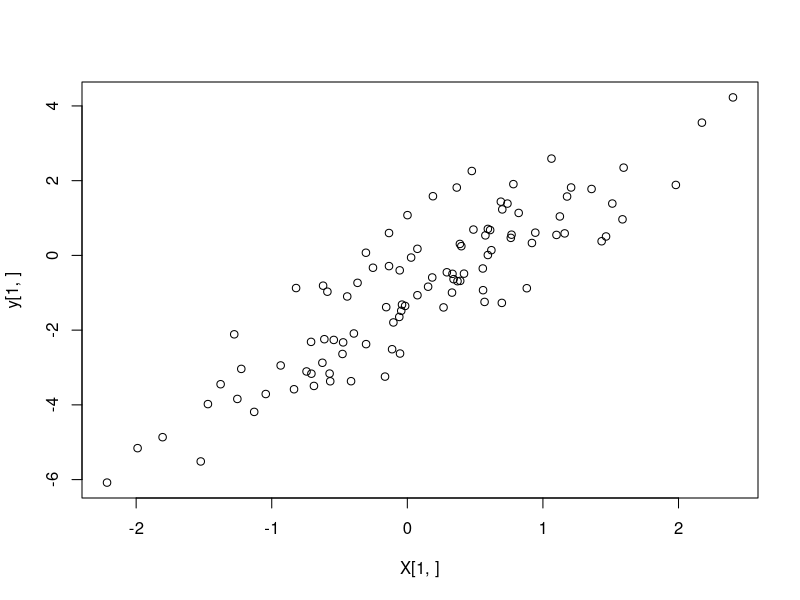
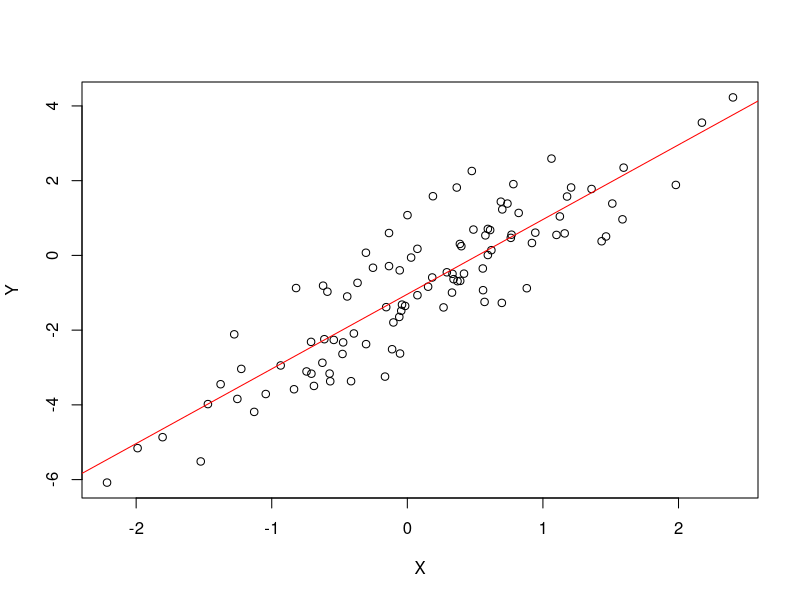
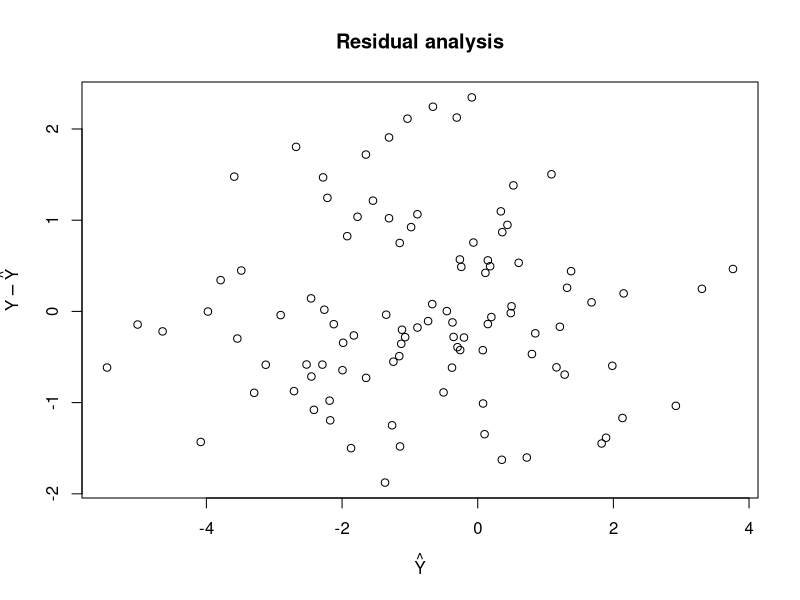
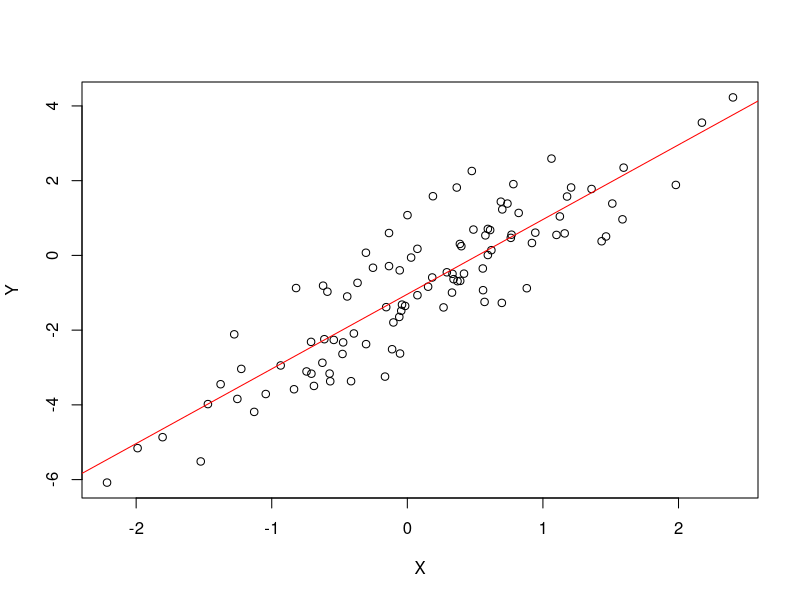

The R source for these figures, in order: (Note: this script raises an error after producing the figures.)
## ---- chunk 1
knitr::opts_chunk$set(echo = TRUE)
## ---- chunk 2
square <- function(x) x*x
unlist(Map(square, 1:5))
## ---- chunk 3
Reduce('+', 1:5)
Reduce('+', unlist(Map(square, 1:5)))

# we can also use multiple functions within one function
Reduce(function(x,y) x*y, unlist(Map(square, 1:5)))
## ---- chunk 4
# we set the seed for reproducibility
set.seed(1)

# create a dataset
n <- 100
w <- matrix(c(2, -1), ncol=1)
X <- rbind(rnorm(100,0,1), rep(1,n))
y <- t(w)%*%X + rnorm(100, 0, 1)
plot(X[1,], y[1,])

# we now define a constructor which will return an object of a specified class
# the constructor does some operations
# encapsulates data in the object
# assigns a class to the object
# returns the object
simple_lin_regression <- function(X, y) {
  
  # compute the OLS parameter estimates
  w_hat <- solve(X%*%t(X))%*%X%*%t(y)
  
  # the object encapsulates (X, y, and w_hat)
  slr <- list(response = as.numeric(y), regressor = X, param_estimate = w_hat)
  
  # we declare the object 'slr' to be an S3 object of class "simple_lin_regression"
  class(slr) <- "simple_lin_regression"
  
  return(slr)
}

slr <- simple_lin_regression(X, y)
## ---- chunk 5
print.simple_lin_regression <- function(x, ...) {
  cat("head(x) =", head(x$regressor[1,]), "\n")
  cat("head(y) =", head(x$response), "\n")
  cat("Estimated regression: E[y|x] = b0 + b1*x\n")
  cat("b0 = ", x$param_estimate[1,1], ", b1 = ", x$param_estimate[2,1], ".\n", sep="")
}

plot.simple_lin_regression <- function(x, ...) {
  plot(x$regressor[1,], slr$response,
       xlab=expression(X), ylab=expression(Y)
  )
  abline(a = x$param_estimate[2], b = x$param_estimate[1], col = "red")
}
## ---- chunk 6
print(slr)
plot(slr)
## ---- chunk 7
# define the generic method
residual_analysis <- function(x){
  UseMethod("residual_analysis")
}

# implement the method for class
residual_analysis.simple_lin_regression <- function(x) {
  predictions <- t(x$param_estimate) %*% X
  plot(predictions, x$response - predictions,
       main = "Residual analysis",
       xlab = expression(hat(Y)), ylab = expression(Y-hat(Y)))
}

residual_analysis(slr)
## ---- chunk 8
P <- structure(numeric(), class = "parent_class")
C <- structure(numeric(), class = c("child_class", "parent_class"))

print.parent_class <- function(x) {
  cat("This method belongs to the parent class")
}
## ---- chunk 9
print(P)
print(C)
## ---- chunk 10
print.child_class <- function(x) {
  cat("This method belongs to the child class")
}

print(C)
print(P)
print(C)
## ---- chunk 11
library(methods)
## ---- chunk 12
setClass("simple_lin_regression",
         slots = c(
           response = "numeric",
           regressor = "numeric",
           estimate = "numeric"
         )
)
## ---- chunk 13
simple_lin_regression <- function(X,y) {
  slr <- new("simple_lin_regression",
             response = y,
             regressor = X)
  return(slr)
}
## ---- chunk 14
slr <- simple_lin_regression(X[1,1:5],y[1,1:5])
slr
## ---- chunk 15
setMethod("initialize", "simple_lin_regression",
          function(.Object, response, regressor) {
            .Object@response <- response
            .Object@regressor <-  regressor
            
            n <- length(response)
            X <- rbind(regressor, rep(1,n))
            w_hat <- solve(X%*%t(X))%*%X %*% response
            .Object@estimate <- as.numeric(w_hat)
            return(.Object)
          })
## ---- chunk 16
setMethod("print", "simple_lin_regression",
  function(x, ...) {
    cat("head(x) =", head(x@regressor), "\n")
    cat("head(y) =", head(x@response), "\n\n")
    cat("Estimated regression: E[y|x] = b0 + b1 * x\n")
    cat("b0 = ", x@estimate[1], " and b1 = ", x@estimate[2], ".\n", sep = "")
  }
)

setMethod("plot", "simple_lin_regression",
  function(x, y = NULL, ...) {
    plot(x = x@regressor, y = x@response,
         xlab = expression(X), ylab = expression(Y))
    abline(a = x@estimate[2], b = x@estimate[1], col = "red")
  }
)
## ---- chunk 17
slr <- simple_lin_regression(X[1,], y[1,])
print(slr)
plot(slr)
## ---- chunk 18
setGeneric("residual_analysis")
## ---- chunk 19
setMethod("residual_analysis", "simple_lin_regression",
          function(x) {
            predictions <- x@estimate[2] + x@estimate[1] * x@regressor
            plot(x = predictions, y = x@response - predictions,
                 xlab = expression(hat(Y)),
                 ylab = expression(Y - hat(Y)))
          })

residual_analysis(slr)
## ---- chunk 20
setClass("monteCarloIntegration",
         slots = c(
           func = "function",
           lower_lim = "numeric",
           upper_lim = "numeric",
           estimates = "numeric",
           est_errors = "numeric"
         ))
## ---- chunk 21
monte_carlo_int <- function(func, lower, upper) {
  monte_carlo_integral <- new("monteCarloIntegration",
                              func = func, 
                              lower_lim = lower, 
                              upper_lim = upper)
  return(monte_carlo_integral)
}
## ---- chunk 22
h <- function(x) {(cos(10*x) + sin(4*x))^3}
integral <- monte_carlo_int(h, 0, 1)
integral
## ---- chunk 23
setMethod("initialize", "monteCarloIntegration",
          function(.Object, func, lower_lim, upper_lim) {
            .Object@func <- func
            .Object@lower_lim <- lower_lim
            .Object@upper_lim <- upper_lim
            
            temp <- func(runif(1e4, lower_lim, upper_lim))
            estimates <- cumsum(temp)/1:1e4
            .Object@estimates <- as.numeric(estimates)
            
            est_errors <- sqrt(cumsum((temp - estimates)^2))/1:1e4
            .Object@est_errors <- as.numeric(est_errors)
            
            return(.Object)
          })
## ---- chunk 24
integral_mc <- monte_carlo_int(h, 0, 1)

integral_mc@estimates[1e4]
integrate(h, 0, 1)
## ---- chunk 25
setMethod("plot", "monteCarloIntegration",
          function(x, ...) {
            seq_temp <- seq(x@lower_lim, x@upper_lim, length.out = 1000)
            seq_func <- x@func(seq_temp)
            
            r_est <- integrate(x@func, x@lower_lim, x@upper_lim)$value
            cb_lower <- x@estimates - 2*x@est_errors
            cb_upper <- x@estimates + 2*x@est_errors
            
            par(mfrow=c(1,2))
            plot(seq_temp, seq_func, type = 'l',
                 main = "A plot of h(x) over the interval [0,1]",
                 xlab = expression(x), ylab = expression(h(x)))
            plot(x@estimates, type = 'l', 
                 ylim = c(0.8*min(cb_lower), 1.2*max(cb_upper)),
                 main = "An approximation of the integral of h(x)",
                 ylab="", xlab="")
            polygon(c(1:1e4, 1e4:1), c(cb_lower, rev(cb_upper)),
                    col = adjustcolor("skyblue", alpha.f=0.1), border = NA)
            lines(cb_lower, col = "blue")
            lines(cb_upper, col = "blue")
            abline(h = r_est, lty = 2, col = 'red')
          })
## ---- chunk 26
plot(integral_mc)
